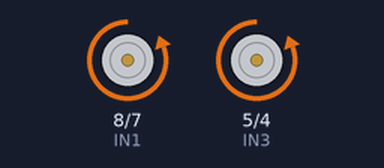
The sketch below on a simulated Arduino Uno, built with avr-gcc and run on an emulated ATmega328P. On the bench: motor-driver pin pairs drawn as motors (green arrow = first pin HIGH = forward, orange = second pin HIGH = backward, longer = more drive, scaled by the enable pin).

Above: at 2.5 s.
At 7.5 s:
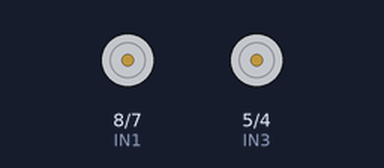
Timing chart, 0 to 13.0 s (numbered marks = the images above):
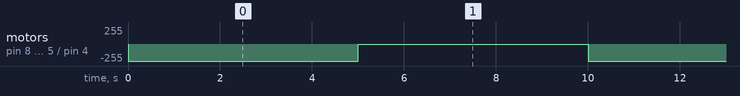

The sketch:

motor.ino
```cpp
#define IN3 5  //定义IN3为5口
#define IN4 4  //定义IN4为4口
#define IN1 8  //定义IN3为5口
#define IN2 7  //定义IN4为4口
#define  ENA  3 //定义ENA为3口
#define  ENB  9 //定义ENA为3口

void setup()
{
  pinMode(IN3,OUTPUT);
  pinMode(IN4,OUTPUT);
  pinMode(IN1,OUTPUT);
  pinMode(IN2,OUTPUT);
  pinMode(ENB,OUTPUT);
  pinMode(ENA,OUTPUT);

}
void loop()
{


   digitalWrite(IN1,LOW);  //控制电机反转
   digitalWrite(IN2,HIGH);
   analogWrite(ENB,255);

   digitalWrite(IN3,LOW);  //控制电机反转
   digitalWrite(IN4,HIGH);
   analogWrite(ENA,255);   //控制电机转速，迳我自己测试超过150电机才开始转
   delay(5000);//持续时间

   digitalWrite(IN1,LOW);  //控制电机停止
   digitalWrite(IN2,LOW);
   digitalWrite(IN3,LOW);  //控制电机停止
   digitalWrite(IN4,LOW);
   delay(5000);//持续时间
      }
```

Measured:
- by itself, motor on pin 8 (IN1) / pin 7 (IN2), motor on pin 5 (IN3) / pin 4 (IN4): alternates backward 255/255 for 5.0 s and stopped for 5.0 s
